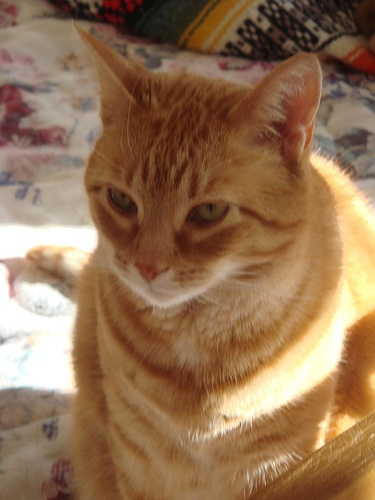
#> input picture OpenCV/image/000028.jpg, 375 x 500 px, found by its file name
$ jupyter execute --allow-errors opencv_study.ipynb   (older library calls are emulated)
#> lines starting #> are read from the running program, lines starting #| are printed output that depends on the picture; after the words box and inside, x2 and y2 are one past the last pixel; in counts of white or black regions, pixels touching at a corner belong together
[cell 1]
import cv2
import numpy as np
print(cv2.__version__)

[cell 2]
#이미지 화면에 출력
image = cv2.imread("/home/user/바탕화면/python/opencv/voc/000028.jpg", cv2.IMREAD_UNCHANGED)
#> image is the input picture: shape (500, 375, 3); mean B, G, R 82.7, 113.1, 146.6
cv2.imshow("cat",image)
cv2.waitKey(0) #키 입력될때까지 계속 화면에 띄움
cv2.destroyAllWindows()# 윈도우창 제거 함수

[cell 3]
image = cv2.imread("/home/user/바탕화면/python/opencv/voc/000028.jpg", cv2.IMREAD_REDUCED_COLOR_8)
#> image: shape (63, 47, 3)
cv2.imshow("cat",image)
cv2.waitKey(3000)
cv2.destroyAllWindows()

[cell 4]
#image shape
height, width, channel = image.shape
#> height = 63; width = 47; channel = 3
print(height, width , channel)
#| 63 47 3

[cell 5]
# 대칭
src = cv2.imread("/home/user/바탕화면/python/opencv/voc/000028.jpg", cv2.IMREAD_COLOR)
dst = cv2.flip(src,0)

cv2.imshow("src",src)
cv2.imshow("dst",dst)
cv2.waitKey(3000)
cv2.destroyAllWindows()                           #윈도우창 제목 중복되지 않게 작성

"""
dst = cv2.flip(src, flipCode)
flipCode < 0은 XY 축 대칭(상하좌우 대칭)
flipCode = 0은 X 축 대칭(상하 대칭)
flipCode > 0은 Y 축 대칭(좌우 대칭)
"""

#> (a cell that did not finish here is left out)

[cell 7]
# 이미지 피라미드 (확대/축소)
src = cv2.imread("/home/user/바탕화면/python/opencv/voc/000028.jpg", cv2.IMREAD_COLOR)

height, width, channel = src.shape
#> height = 500; width = 375
dst = cv2.pyrUp(src, dstsize=(width*2, height*2), borderType=cv2.BORDER_DEFAULT)   # 확대
#> dst: shape (1000, 750, 3)
dst2 = cv2.pyrDown(src)      #축소

cv2.imshow("src", src)
cv2.imshow("dst", dst)
cv2.imshow("dst2", dst2)
cv2.waitKey(3000)
cv2.destroyAllWindows()

[cell 8]
# 크기 조절
src = cv2.imread("/home/user/바탕화면/python/opencv/voc/000028.jpg", cv2.IMREAD_COLOR)
dst = cv2.resize(src, dsize=(640, 480), interpolation=cv2.INTER_AREA)
#> dst: shape (480, 640, 3)
dst2 = cv2.resize(src, dsize=(0, 0), fx=0.3, fy=0.7, interpolation=cv2.INTER_LINEAR)
#> dst2: shape (350, 112, 3)

cv2.imshow("src", src)
cv2.imshow("dst", dst)
cv2.imshow("dst2", dst2)
cv2.waitKey(3000)
cv2.destroyAllWindows()

"""
cv2.resize(원본 이미지, dsize=(0, 0), 가로비, 세로비, 보간법)로 이미지의 크기를 조절
결과 이미지 크기가 (0, 0)으로 크기를 설정하지 않은 경우, fx와 fy를 이용하여 이미지의 비율을 조절할 수 있음
fx가 0.3인 경우, 원본 이미지 너비의 0.3배로 변경
fy가 0.7인 경우, 원본 이미지 높이의 0.7배로 변경
Tip : 결과 이미지 크기와 가로비, 세로비가 모두 설정된 경우, 결과 이미지 크기의 값으로 이미지의 크기가 조절됨


cv2.INTER_NEAREST	이웃 보간법
cv2.INTER_LINEAR	쌍 선형 보간법
cv2.INTER_LINEAR_EXACT	비트 쌍 선형 보간법
cv2.INTER_CUBIC	바이큐빅 보간법
cv2.INTER_AREA	영역 보간법
cv2.INTER_LANCZOS4	Lanczos 보간법
기본적으로 linear 많이 사용
이미지를 확대하는 경우 cubic, linear
이미지를 축소하는 경우 area
inter area 에서 이미지를 확대하는 경우 nearest와 비슷한 결과 반환
"""

[cell 9]
# 자르기1
src = cv2.imread("/home/user/바탕화면/python/opencv/voc/000028.jpg", cv2.IMREAD_COLOR)
dst = src.copy()      #이미지는 numpy형식과 동일 dst=src로 복사할 경우 원본에 영향을 미침
dst = src[100:500, 200:375]     #잘라낼 영역 설정
#> dst: shape (400, 175, 3)

cv2.imshow("src",src)
cv2.imshow("dst", dst)
cv2.waitKey(3000)
cv2.destroyAllWindows()

[cell 10]
# 자르기2
src = cv2.imread("/home/user/바탕화면/python/opencv/voc/000028.jpg", cv2.IMREAD_COLOR)

dst = src.copy()
roi = src[100:400, 100:350]
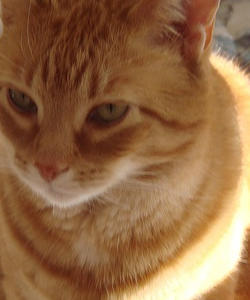
#> roi: shape (300, 250, 3); mean B, G, R 68, 104.4, 145.6
#> (the rest of this cell did not finish here and is left out)

[cell 11]
# grayscale : 영상이나 이미지의 색상을 흑백 색상으로 변환하기 위해서 사용

src = cv2.imread("/home/user/바탕화면/python/opencv/voc/000028.jpg", cv2.IMREAD_COLOR)

dst = cv2.cvtColor(src, cv2.COLOR_BGR2GRAY)
#> dst: shape (500, 375)

cv2.imshow("src", src)
cv2.imshow("dst", dst)
cv2.waitKey(5000)
cv2.destroyAllWindows()

[cell 12]
# reverse image : 영상이나 이미지를 반전된 색상으로 변환하기 위해서 사용
src = cv2.imread("/home/user/바탕화면/python/opencv/voc/000028.jpg", cv2.IMREAD_COLOR)
dst = cv2.bitwise_not(src)    #not, and, or, xor
#> dst: shape (500, 375, 3)

cv2.imshow("src", src)
cv2.imshow("dst", dst)
cv2.waitKey(5000)
cv2.destroyAllWindows()

[cell 13]
# 이진화 : 영상이나 이미지를 어느 지점을 기준으로 흑색 또는 흰색의 색상으로 변환
src = cv2.imread("/home/user/바탕화면/python/opencv/voc/000028.jpg", cv2.IMREAD_COLOR)

gray = cv2.cvtColor(src, cv2.COLOR_BGR2GRAY)
ret, dst = cv2.threshold(gray,100,255,cv2.THRESH_BINARY)
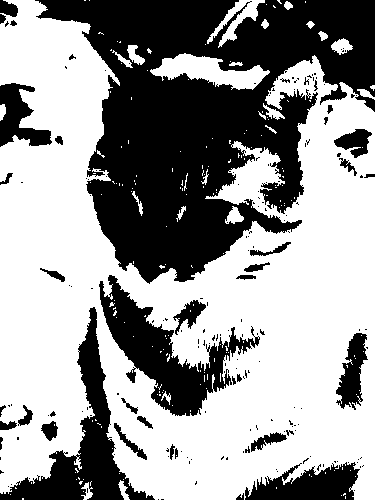
#> dst: shape (500, 375); 60.1% white; 186 black regions (145 under 20 px), largest, box (x1, y1, x2, y2) and area: (35, 0, 375, 284) 50870, (99, 275, 260, 416) 7200, (0, 307, 155, 500) 6893
# cv2.threshold(그레스케일 이미지, 임계값, 최댓값, 임계값 종류)

cv2.imshow("dst", dst)
cv2.waitKey(5000)
cv2.destroyAllWindows()

[cell 14]
#blur : 해당 픽셀의 주변값들과 비교하고 계산하여 픽셀들의 색상 값을 재조정
src = cv2.imread("/home/user/바탕화면/python/opencv/voc/000028.jpg", cv2.IMREAD_COLOR)

dst = cv2.blur(src,(9,9), anchor=(-1,-1), borderType=cv2.BORDER_DEFAULT)
#> dst: shape (500, 375, 3)

cv2.imshow("dst", dst)
cv2.waitKey(5000)
cv2.destroyAllWindows()


"""
cv2.blur(원본 이미지, (커널 x크기, 커널 y크기), 앵커 포인트, 픽셀 외삽법)
커널크기 : 이미지에 흐림효과를 적용할 크기 설정
앵커포인트 : 커널의 중심점 (-1,-1)의 경우 자동적으로 커널의 중심점으로 할당
"""

[cell 15]
# 가장자리검출
src = cv2.imread("/home/user/바탕화면/python/opencv/voc/000028.jpg", cv2.IMREAD_COLOR)
gray = cv2.cvtColor(src,cv2.COLOR_BGR2GRAY)

canny = cv2.Canny(src, 100, 255)
#> canny: shape (500, 375); 2.5% white in thin lines or dots
sobel = cv2.Sobel(gray, cv2.CV_8U, 1,0,3)
laplacian = cv2.Laplacian(gray,cv2.CV_8U, ksize=3)

cv2.imshow("canny", canny)
cv2.imshow("sobel", sobel)
cv2.imshow("laplacian", laplacian)
cv2.waitKey(5000)
cv2.destroyAllWindows()

"""
cv2.Canny(원본 이미지, 임계값1, 임계값2, 커널 크기, L2그라디언트)
cv2.Sobel(그레이스케일 이미지, 정밀도, x방향 미분, y방향 미분, 커널, 배율, 델타, 픽셀 외삽법)
cv2.Laplacian(그레이스케일 이미지, 정밀도, 커널, 배율, 델타, 픽셀 외삽법)
"""

[cell 16]
# HSV(Hue, Saturation, Value) : 영상이나 이미지 색상, 채도, 명도 검출
src = cv2.imread("/home/user/바탕화면/python/opencv/voc/000028.jpg", cv2.IMREAD_COLOR)
hsv = cv2.cvtColor(src, cv2.COLOR_BGR2HSV)
#> hsv: shape (500, 375, 3); mean H, S, V 17.3, 121.4, 146.6
h,s,v = cv2.split(hsv)    # 채널분리 -> 분리된 채널은 단일 채널이므로 흑백으로 표현됨
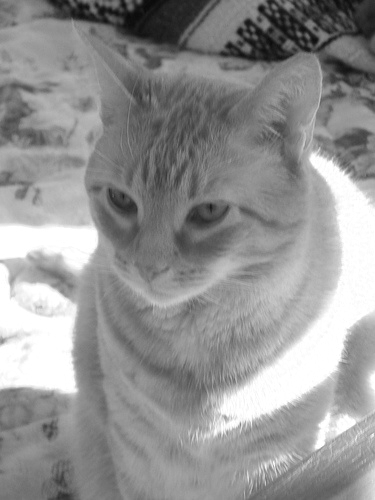
#> v: shape (500, 375); min 10, max 255, mean 146.6

cv2.imshow("h",h)
cv2.imshow("s",s)
cv2.imshow("v",v)
cv2.waitKey(5000)
cv2.destroyAllWindows()

"""
h = cv2.inRange(h, 8, 20)
orange = cv2.bitwise_and(hsv, hsv, mask = h)
orange = cv2.cvtColor(orange, cv2.COLOR_HSV2BGR)

hue의 범위를 조정하여 특정 색상만 출력할 수 있음
cv2.inRange(단일 채널 이미지, 최솟값, 최댓값)
cv2.bitwise_and(원본, 원본, mask = 단일 채널 이미지)를 이용하여 마스크만 덧씌움


색상 (Hue) : 0 ~ 180
채도 (Saturation) : 0 ~ 255
명도 (Value) : 0 ~ 255
"""

[cell 17]
# 채널 범위 병합(addWeighted)
src = cv2.imread("/home/user/바탕화면/python/opencv/voc/001098.jpg", cv2.IMREAD_COLOR)
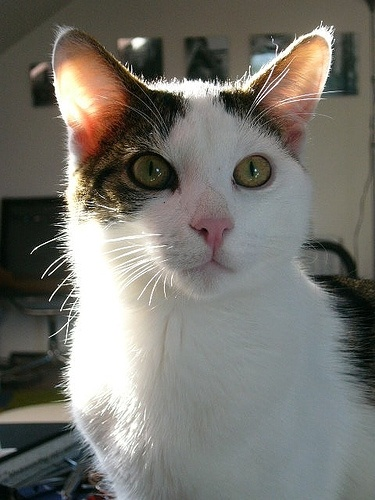
#> input picture OpenCV/image/001098.jpg, 375 x 500 px, found by its file name
#> src is the input picture: shape (500, 375, 3); mean B, G, R 110.3, 117, 118.6
hsv = cv2.cvtColor(src, cv2.COLOR_BGR2HSV)
#> hsv: shape (500, 375, 3); mean H, S, V 49.8, 43.2, 122.6
h, s, v = cv2.split(hsv)
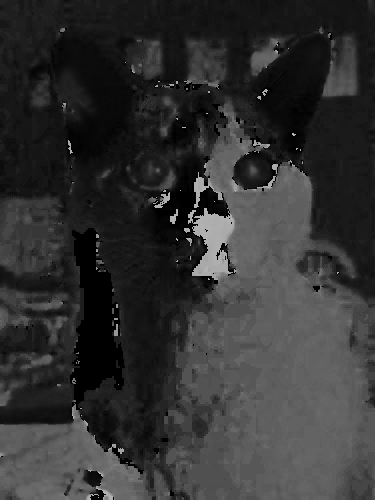
#> h: shape (500, 375); min 0, max 179, mean 49.8
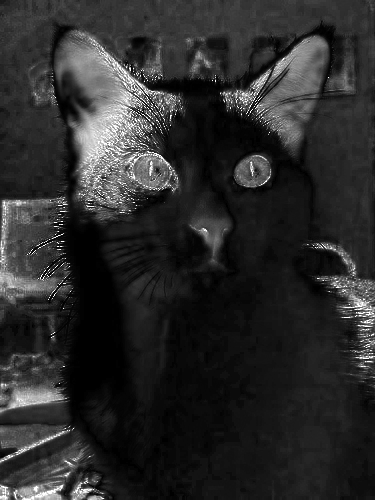
#> s: shape (500, 375); min 0, max 255, mean 43.2

lower_red = cv2.inRange(hsv, (0, 100, 100), (5, 255, 255))
#> lower_red: shape (500, 375); 0.12% white; 18 white regions (17 under 20 px), largest, box (x1, y1, x2, y2) and area: (75, 133, 90, 152) 146
upper_red = cv2.inRange(hsv, (170, 100, 100), (180, 255, 255))
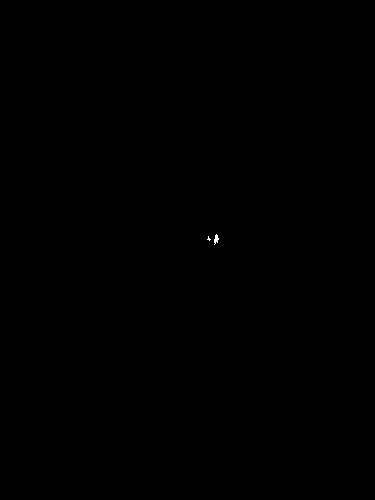
#> upper_red: shape (500, 375); 0.02% white in thin lines or dots, all inside (x1, y1, x2, y2) = (207, 234, 219, 245)
added_red = cv2.addWeighted(lower_red, 1.0, upper_red, 1.0, 0.0)
#> added_red: shape (500, 375); 0.14% white; 20 white regions (18 under 20 px), largest, box (x1, y1, x2, y2) and area: (75, 133, 90, 152) 146, (214, 234, 219, 245) 32

red = cv2.bitwise_and(hsv, hsv, mask = added_red)
#> red: shape (500, 375, 3); mean H, S, V 0, 0.2, 0.2
red = cv2.cvtColor(red, cv2.COLOR_HSV2BGR)

cv2.imshow("red", red)
cv2.waitKey(5000)
cv2.destroyAllWindows()

[cell 18]
# 채널 분리(Split) 및 병합(Merge)
src = cv2.imread("/home/user/바탕화면/python/opencv/voc/001098.jpg", cv2.IMREAD_COLOR)
b, g, r = cv2.split(src)
inversebgr = cv2.merge((r, g, b))

cv2.imshow("b", b)
cv2.imshow("g", g)
cv2.imshow("r", r)
cv2.imshow("inverse", inversebgr)
cv2.waitKey(5000)
cv2.destroyAllWindows()

"""
np형식 채널 분리
b = src[:,:,0]
g = src[:,:,1]
r = src[:,:,2]
>> 높이와 너비는 그대로 반환

빈 이미지
height, width, channel = src.shape
zero = np.zeros((height, width, 1), dtype = np.uint8)    #np.zeros((높이, 너비, 채널), dtype=정밀도)
bgz = cv2.merge((b, g, zero))
"""

[cell 19]
# 그래픽 드로잉(Drawing)
src = np.zeros((768, 1366, 3), dtype = np.uint8)

cv2.line(src, (100, 100), (1200, 100), (0, 0, 255), 3, cv2.LINE_AA)
cv2.circle(src, (300, 300), 50, (0, 255, 0), cv2.FILLED, cv2.LINE_4)
#> src: shape (768, 1366, 3)
cv2.rectangle(src, (500, 200), (1000, 400), (255, 0, 0), 5, cv2.LINE_8)
cv2.ellipse(src, (1200, 300), (100, 50), 0, 90, 180, (255, 255, 0), 2)
#> src: shape (768, 1366, 3); mean B, G, R 2.5, 2, 1.5

pts1 = np.array([[100, 500], [300, 500], [200, 600]])
pts2 = np.array([[600, 500], [800, 500], [700, 600]])
cv2.polylines(src, [pts1], True, (0, 255, 255), 2)
cv2.fillPoly(src, [pts2], (255, 0, 255), cv2.LINE_AA)

cv2.putText(src, "YUNDAEHEE", (900, 600), cv2.FONT_HERSHEY_COMPLEX, 2, (255, 255, 255), 3)

cv2.imshow("src", src)
cv2.waitKey(5000)
cv2.destroyAllWindows()

[cell 20]
# 기하학적 변환(Warp Perspective) : 영상, 이미지를 펼치거나 좁힘
# WarpPerspective의 경우 4개의 점을 매핑 (4개의 점을 이용한 변환)
# WarpAffine의 경우 3개의 점을 매핑 (3개의 점을 이용한 변환)

src = cv2.imread("/home/user/바탕화면/python/opencv/voc/001098.jpg", cv2.IMREAD_COLOR)
height, width, channel = src.shape

srcPoint=np.array([[300, 200], [400, 200], [500, 500], [200, 500]], dtype=np.float32)
dstPoint=np.array([[0, 0], [width, 0], [width, height], [0, height]], dtype=np.float32)
#> dstPoint = [[0, 0], [375, 0], [375, 500], [0, 500]]
matrix = cv2.getPerspectiveTransform(srcPoint, dstPoint)

dst = cv2.warpPerspective(src, matrix, (width, height))
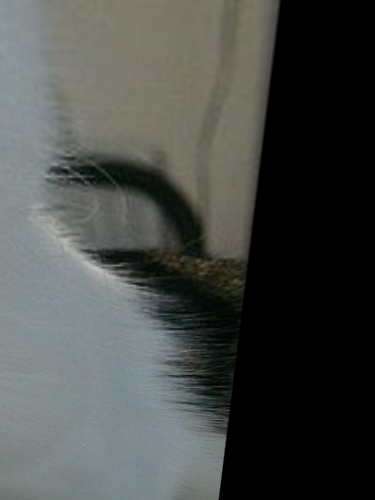
#> dst: shape (500, 375, 3); mean B, G, R 72.3, 74.9, 71.8

cv2.imshow("dst", dst)
cv2.waitKey(5000)
cv2.destroyAllWindows()

[cell 21]
# 윤곽선(contour)
src = cv2.imread("/home/user/바탕화면/python/opencv/voc/001098.jpg", cv2.IMREAD_COLOR)
gray = cv2.cvtColor(src, cv2.COLOR_RGB2GRAY)
ret, binary = cv2.threshold(gray, 127, 255, cv2.THRESH_BINARY)
#> binary: shape (500, 375); 44.9% white; 391 white regions (382 under 20 px), largest, box (x1, y1, x2, y2) and area: (0, 21, 375, 500) 82864, (118, 37, 147, 50) 217, (180, 224, 194, 239) 69
binary = cv2.bitwise_not(binary)
#> binary: shape (500, 375); 55.1% white; 391 black regions (382 under 20 px)

contours, hierarchy = cv2.findContours(binary, cv2.RETR_CCOMP, cv2.CHAIN_APPROX_NONE)
#> contours = 1202 contours, 1177 with area under 20; largest, box (x1, y1, x2, y2) and area: (0, 0, 375, 427) 85212, (0, 421, 116, 500) 6969, (134, 394, 277, 500) 5436, (230, 143, 281, 198) 1588, (334, 453, 375, 500) 1222

for i in range(len(contours)):
    cv2.drawContours(src, [contours[i]], 0, (0, 0, 255), 2)
    cv2.putText(src, str(i), tuple(contours[i][0][0]), cv2.FONT_HERSHEY_COMPLEX, 0.8, (0, 255, 0), 1)
    print(i, hierarchy[0][i])
    cv2.imshow("src", src)
    cv2.waitKey(0)
#> this loop made 1202 passes
#| 0 [ 1 -1 -1 -1]
#| 1 [ 2  0 -1 -1]
#| 2 [ 3  1 -1 -1]
#| 3 [ 4  2 -1 -1]
#| 4 [ 5  3 -1 -1]
#| 5 [ 6  4 -1 -1]
#| 6 [ 7  5 -1 -1]
#| 7 [ 8  6 -1 -1]
#> (further printed lines are left out)
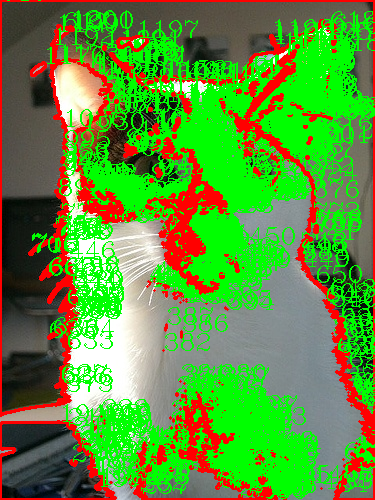
#> src: shape (500, 375, 3); mean B, G, R 56.7, 146.6, 93.9

cv2.destroyAllWindows()

[cell 22]
# 다각형 근사(Approx Poly) : 윤곽점을 압축하여 다각형으로 근사하기 위해 사용됨
src = cv2.imread("/home/user/바탕화면/python/opencv/voc/001098.jpg", cv2.IMREAD_COLOR)

gray = cv2.cvtColor(src, cv2.COLOR_RGB2GRAY)
ret, binary = cv2.threshold(gray, 0, 255, cv2.THRESH_OTSU)
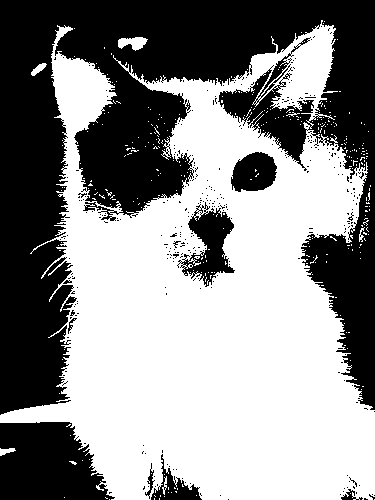
#> binary: shape (500, 375); 54.8% white; 332 black regions (323 under 20 px)
#> ret = 110
binary = cv2.bitwise_not(binary)

contours, hierarchy = cv2.findContours(binary, cv2.RETR_LIST, cv2.CHAIN_APPROX_TC89_KCOS)
#> contours = 1030 contours, 1007 with area under 20; largest, box (x1, y1, x2, y2) and area: (0, 0, 375, 415) 71972, (0, 422, 115, 500) 6724, (177, 202, 235, 287) 2240, (231, 152, 277, 192) 1359, (151, 454, 202, 500) 718

for contour in contours:
    epsilon = cv2.arcLength(contour, True) * 0.02
    approx_poly = cv2.approxPolyDP(contour, epsilon, True)

    for approx in approx_poly:
        cv2.circle(src, tuple(approx[0]), 3, (255, 0, 0), -1)
#> this loop made 1030 passes
#> (epsilon, approx_poly) on passes 1 to 3: (0, [[228, 499]]), (0.133, [[364, 499], [367, 499], [365, 498]]), (0.12, [[105, 498], [108, 498]])

cv2.imshow("src", src)
cv2.waitKey(5000)
cv2.destroyAllWindows()

[cell 23]
# 코너 검출(Good Features To Track)
src = cv2.imread("/home/user/바탕화면/python/opencv/voc/001098.jpg", cv2.IMREAD_COLOR)
dst = src.copy()

gray = cv2.cvtColor(src, cv2.COLOR_RGB2GRAY)
corners = cv2.goodFeaturesToTrack(gray, 100, 0.01, 5, blockSize=3, useHarrisDetector=True, k=0.03)
#> corners = 100 rows, first 8: [200, 79], [67, 204], [142, 75], [187, 80], [332, 47], [49, 300], [70, 295], [255, 170]

for i in corners:
    cv2.circle(dst, tuple(i[0]), 3, (0, 0, 255), 2)
#> this loop made 100 passes
#> i on passes 1 to 12: [[200, 79]], [[67, 204]], [[142, 75]], [[187, 80]], [[332, 47]], [[49, 300]], [[70, 295]], [[255, 170]], [[128, 69]], [[42, 277]], [[220, 92]], [[69, 263]]

cv2.imshow("dst", dst)
cv2.waitKey(5000)
cv2.destroyAllWindows()
